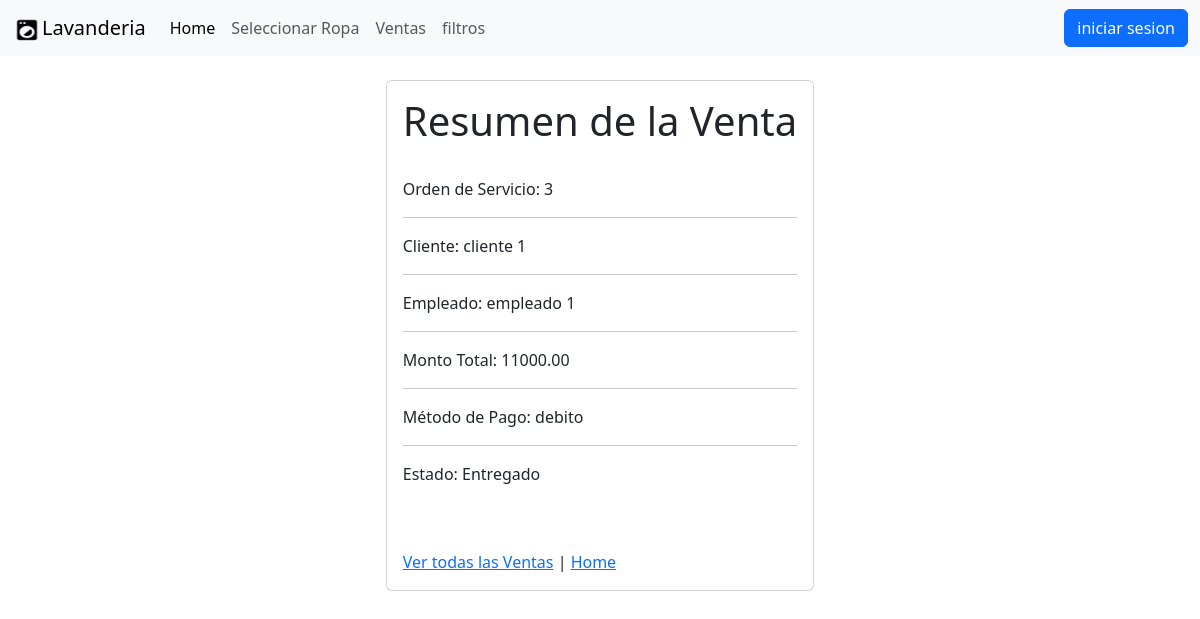
Screenshot of /venta/resumen_venta/1 with the database file from the repository.
### venta/models.py (models this page shows, shortened)
class Venta(models.Model):
    orden = models.OneToOneField(OrdenDeServicio, on_delete=models.CASCADE)
    monto_total = models.DecimalField(max_digits=10, decimal_places=2)
    fecha = models.DateTimeField(auto_now_add=True)
    metodo_pago = models.ForeignKey(Metodo_de_pago, on_delete=models.CASCADE)  # E.g., "Tarjeta", "Efectivo", etc.

### ordendeservicio/models.py (models this page shows, shortened)
class OrdenDeServicio(models.Model):
    ESTADO_CHOICES = [
        ('Recibido', 'Recibido'),
        ('En Proceso', 'En Proceso'),
        ('Completado', 'Completado'),
        ('Entregado', 'Entregado'),
    ]
    empleado = models.ForeignKey(Empleado, on_delete=models.CASCADE)
    cliente = models.ForeignKey(Cliente, on_delete=models.CASCADE)
    estado = models.CharField(max_length=20, choices=ESTADO_CHOICES)
    prendas = models.ManyToManyField(Prenda, through='PrendaOrden')

### cliente/models.py (models this page shows, shortened)
class Cliente(models.Model):
    nombre = models.CharField(max_length=100)
    email= models.EmailField(max_length=100)
    telefono = models.IntegerField()# Teléfono o email

### empleado/models.py (models this page shows, shortened)
class Empleado(models.Model):
    nombre = models.CharField(max_length=100)
    rol = models.CharField(max_length=50)  # Opcional: Para diferenciar roles

### metodo_pago/models.py (models this page shows)
class Metodo_de_pago(models.Model):
    nombre = models.CharField(max_length=100)
    descripcion = models.TextField()
    def __str__(self):
        return self.nombre

### venta/views.py (the view)
# urls.py: path('resumen_venta/<int:venta_id>',views.resumen_venta,name='resumen_venta'),
def resumen_venta(request, venta_id):
    venta = Venta.objects.get(id=venta_id)
    return render(request, 'venta/resumen_venta.html', {'venta': venta })

### venta/templates/venta/resumen_venta.html
{% extends 'ordendeservicio/home.html' %}
{% load crispy_forms_tags %}
{% block content %}
<div class='d-flex justify-content-center mt-4'>
<div class="card ">
    <div class="card-body">
        <h1>Resumen de la Venta</h1>
        <br>
        <p>Orden de Servicio: {{ venta.orden.id }}</p>
        <hr>
        <p>Cliente: {{ venta.orden.cliente.nombre }}</p>
        <hr>
        <p>Empleado: {{ venta.orden.empleado.nombre }}</p>
        <hr>
        <p>Monto Total: {{ venta.monto_total }}</p>
        <hr>
        <p>Método de Pago: {{ venta.metodo_pago }}</p>
        <hr>
        <p>Estado: {{venta.orden.estado}}</p>
        <br>
        <br>
        <a href="{% url 'lista' %}">Ver todas las Ventas</a> |
<a href="{% url 'home' %}">Home</a>
    </div>
  </div>
</div>
{% endblock content %}

### rows the page displays
Venta: orden.id "3", orden.cliente.nombre "cliente 1", orden.empleado.nombre "empleado 1", monto_total "11000.00", metodo_pago "debito", orden.estado "Entregado"
